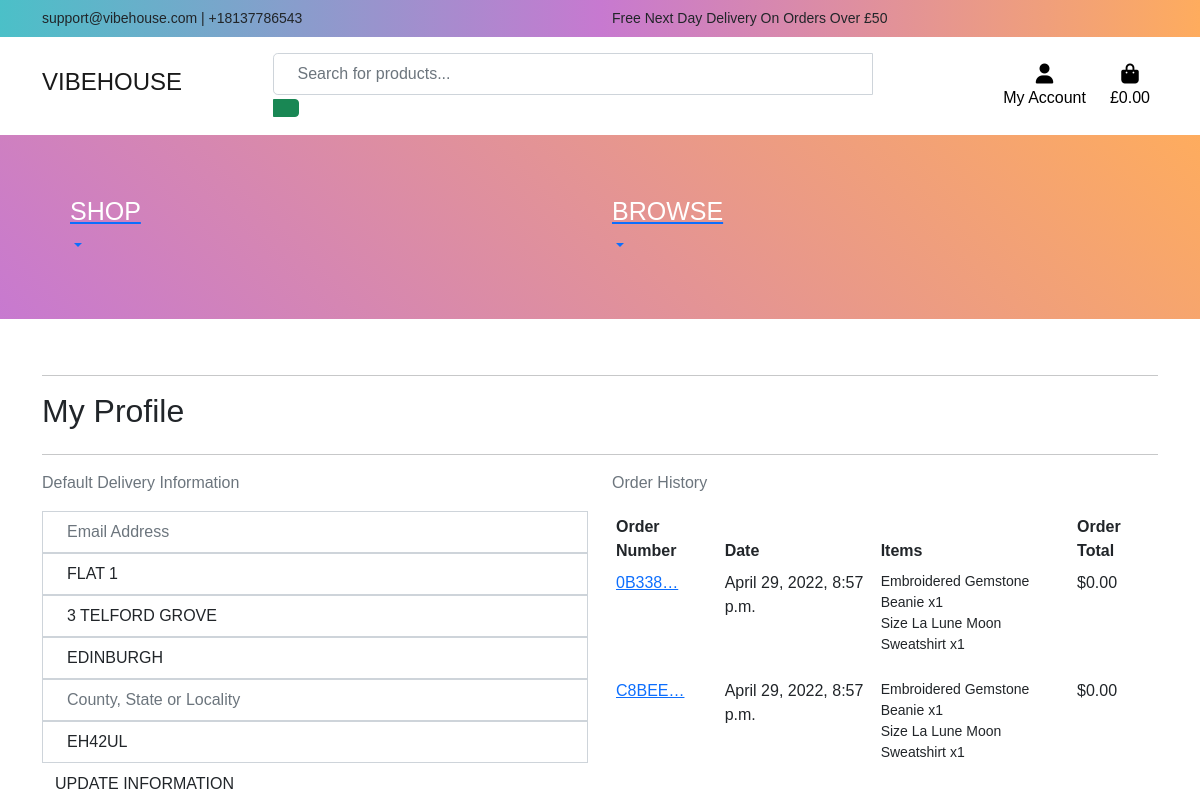
Before: /profile/ (signed in) with the older database file.
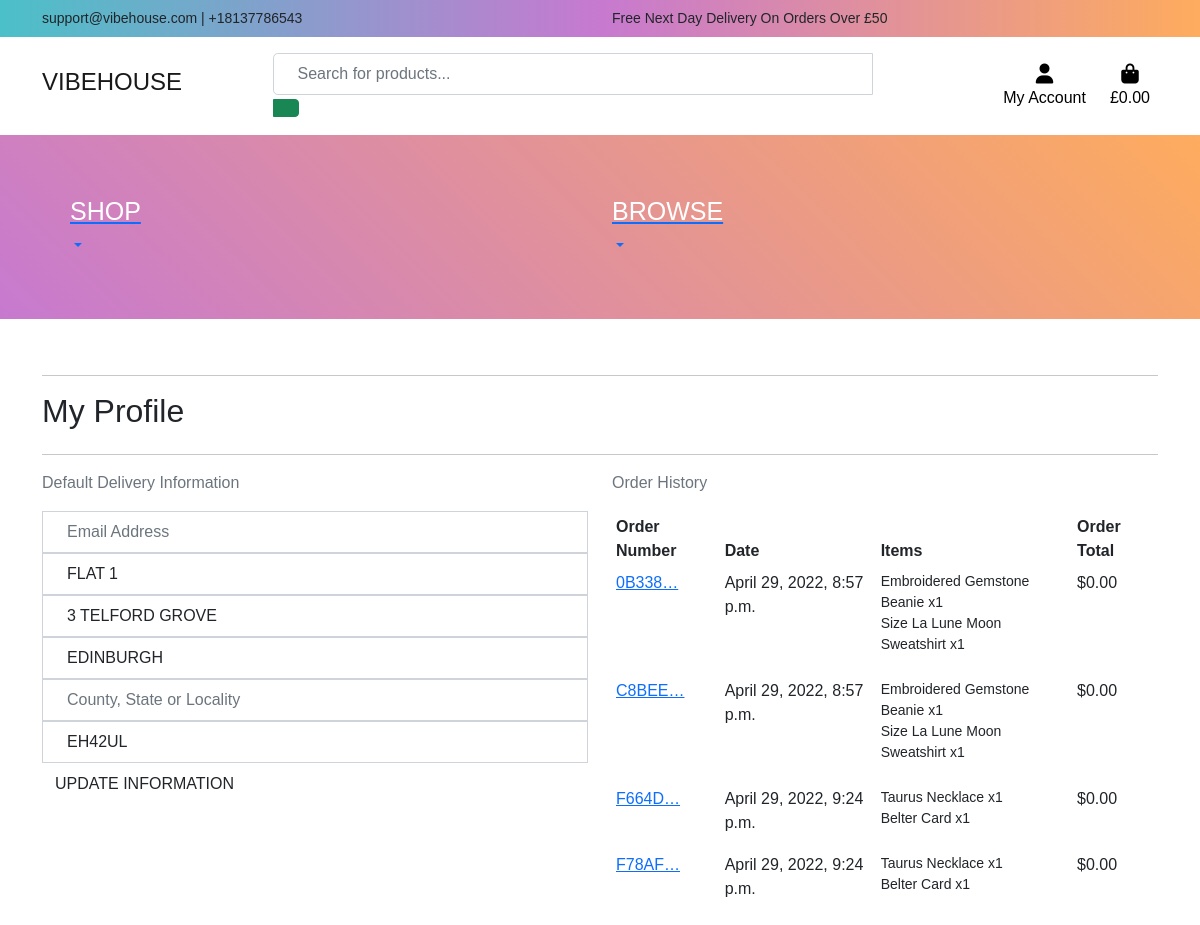
After: the same page with the newer database file.
### profiles/models.py (models this page shows, shortened)
class UserProfile(models.Model):
    user = models.OneToOneField(User, on_delete=models.CASCADE)
    default_email = models.CharField(max_length=20,
                                            null=True, blank=True)
    default_street_address1 = models.CharField(max_length=80,
                                               null=True, blank=True)
    default_street_address2 = models.CharField(max_length=80,
                                               null=True, blank=True)
    default_town_or_city = models.CharField(max_length=40,
                                            null=True, blank=True)
    default_county = models.CharField(max_length=80,
                                      null=True, blank=True)
    default_postcode = models.CharField(max_length=20,
                                        null=True, blank=True)

### checkout/models.py (models this page shows, shortened)
class Order(models.Model):
    order_number = models.CharField(max_length=32, null=False, editable=False)
    user_profile = models.ForeignKey(UserProfile, on_delete=models.SET_NULL,
                                     null=True, blank=True,
                                     related_name='orders')
    full_name = models.CharField(max_length=50, null=False, blank=False)
    email = models.EmailField(max_length=254, null=False, blank=False)
    postcode = models.CharField(max_length=20, null=True, blank=True)
    town_or_city = models.CharField(max_length=40, null=False, blank=False)
    street_address1 = models.CharField(max_length=80, null=False, blank=False)
    street_address2 = models.CharField(max_length=80, null=True, blank=True)
    date = models.DateTimeField(auto_now_add=True)
    delivery_cost = models.DecimalField(max_digits=6, decimal_places=2,
                                        null=False, default=0)
    order_total = models.DecimalField(max_digits=10, decimal_places=2,
                                      null=False, default=0)
    grand_total = models.DecimalField(max_digits=10, decimal_places=2,
                                      null=False, default=0)
    original_bag = models.TextField(null=False, blank=False, default='')
    stripe_pid = models.CharField(max_length=254, null=False, blank=False,
                                  default='')

class OrderLineItem(models.Model):
    order = models.ForeignKey(Order, null=False, blank=False,
                              on_delete=models.CASCADE,
                              related_name='lineitems')
    product = models.ForeignKey(Products, null=False, blank=False,
                                on_delete=models.CASCADE)
    product_size = models.CharField(max_length=2, null=True,
                                    blank=True)  # XS, S, M, L, XL
    quantity = models.IntegerField(null=False, blank=False, default=0)
    lineitem_total = models.DecimalField(max_digits=6, decimal_places=2,
                                         null=False, blank=False,
                                         editable=False)

### products/models.py (models this page shows, shortened)
class Products(models.Model):
    class Meta:
        verbose_name_plural = 'Products'
    category = models.ForeignKey('Category', null=True, blank=True, on_delete=models.SET_NULL)
    name = models.CharField(max_length=100, null=True, blank=True)
    description = models.CharField(max_length=300)
    price = models.DecimalField(max_digits=6, decimal_places=2)
    rating = models.DecimalField(max_digits=6, decimal_places=2, null=True, blank=True)
    image_url = models.URLField(max_length=1200, null=True, blank=True)
    image = models.ImageField(null=True, blank=True)
    sku = models.CharField(max_length=30, null=True, blank=True)
    collection = models.CharField(max_length=70, null=True, blank=True)
    has_sizes = models.BooleanField(default=False, null=True, blank=True)

### profiles/views.py (the view)
# urls.py: path('', views.profile, name='profile'),
@login_required
def profile(request):
    profile = get_object_or_404(UserProfile, user=request.user)
    if request.method == 'POST':
        form = UserProfileForm(request.POST, instance=profile)
        if form.is_valid():
            form.save()
            messages.success(request, 'Profile updated successfully')
        else:
            messages.error(request,
                           ('Update failed. Please ensure '
                            'the form is valid.'))
    else:
        form = UserProfileForm(instance=profile)
    orders = profile.orders.all()
    template = 'profiles/profile.html'
    context = {
        'form': form,
        'orders': orders,
        'on_profile_page': True
    }
    return render(request, template, context)

### bag/contexts.py (called while the page is built, shortened)
def bag_contents(request):
    bag_items = []
    total = 0
    product_count = 0
    bag = request.session.get('bag', {})
    if total < settings.FREE_DELIVERY_THRESHOLD:
        delivery = total * Decimal(settings.STANDARD_DELIVERY_PERCENT)
        free_delivery_increment = settings.FREE_DELIVERY_THRESHOLD - total
    else:
        delivery = 0
        free_delivery_increment = 0
    grand_total = delivery + total
    context = {
        'bag_items': bag_items,
        'total': total,
        'product_count': product_count,
        'delivery': delivery,
        'free_delivery_increment': free_delivery_increment,
        'free_delivery_threshold': settings.FREE_DELIVERY_THRESHOLD,
        'grand_total': grand_total,
    }
    return context

### profiles/templates/profiles/profile.html (shortened to what this page needs)
{% extends "base.html" %}
{% load static %}
{% block content %}
    <div class="container">
        <div class="row">
            <div class="col">
                <hr>
                <h2 class="logo-font mb-4">My Profile</h2>
                <hr>
            </div>
        </div>
        <div class="row">
            <div class="col-12 col-lg-6">
                <p class="text-muted">Default Delivery Information</p>
                <form class="mt-3" action="{% url 'profile' %}" method="POST" id="profile-update-form">
                    {{ form|crispy }}
                    <button class="btn btn-black rounded-0 text-uppercase float-right">Update Information</button>
                </form>
            </div>
            <div class="col-12 col-lg-6">
                <p class="text-muted">Order History</p>
                <div class="order-history table-responsive">
                    <table class="table table-sm table-borderless">
                        <thead>
                            <tr>
                                <th>Order Number</th>
                                <th>Date</th>
                                <th>Items</th>
                                <th>Order Total</th>
                            </tr>
                        </thead>
                        <tbody>
                            {% for order in orders %}
                                <tr>
                                    <td>
                                        <a href="{% url 'order_history' order.order_number %}"
                                        title="{{ order.order_number }}">
                                            {{ order.order_number|truncatechars:6 }}
                                        </a>
                                    </td>
                                    <td>{{ order.date }}</td>
                                    <td>
                                        <ul class="list-unstyled">
                                            {% for item in order.lineitems.all %}
                                                <li class="small">
                                                    {% if item.product.has_sizes %}
                                                        Size {{ item.product.size|upper }}
                                                    {% endif %}{{ item.product.name }} x{{ item.quantity }}
                                                </li>
                                            {% endfor %}
                                        </ul>
                                    </td>
                                    <td>${{ order.grand_total }}</td>
                                </tr>
                            {% endfor %}
                        </tbody>
                    </table>
                </div>
            </div>
        </div>
    </div>
{% endblock %}

### templates/base.html (shortened to what this page needs)
{% load static %}
<!doctype html>
<html lang="en">
  <head>
    {% block corecss %}
    <link href="https://cdn.jsdelivr.net/npm/bootstrap@5.1.3/dist/css/bootstrap.min.css" rel="stylesheet">
    <link rel="stylesheet" href="{% static 'css/base.css' %}">
    <link rel="stylesheet" href="https://cdnjs.cloudflare.com/ajax/libs/animate.css/3.5.2/animate.min.css">
    {% endblock %}
  </head>
  <body>
       {% include 'includes/header-and-nav.html' %}
    {% block content %}
    {% endblock %}
  </body>
</html>

### templates/includes/header-and-nav.html (shortened to what this page needs)
<div class="utility-nav d-md-block">
  <div class="container">
    <div class="row">
      <div class="col-12 col-md-6 sm-3">
        <p class="small"> support@vibehouse.com |  +18137786543
        </p>
      </div>
      <div class="col-12 col-md-6 text-right">
        <p class="small">Free Next Day Delivery On Orders Over £{{ free_delivery_threshold }}</p>
      </div>
    </div>
  </div>
</div>
<nav class="navbar navbar-expand-md navbar-light bg-light main-menu" style="box-shadow:none">
  <div class="container">
    <a href="{% url 'home' %}" class="navbar-brand" href="#">
      <h4 class="font-weight-bold">VIBEHOUSE</h4>
    </a>
    <div class="collapse navbar-collapse">
      <form class="form-inline my-2 my-lg-0 mx-auto" method="GET" action="{% url 'products' %}">
        <input class="form-control" type="search" name="q" placeholder="Search for products..." aria-label="Search">
        <button class="btn btn-success my-2 my-sm-0" type="submit"></button>
      </form>
      <ul class="navbar-nav">
        <li class="nav-item">
          <a class="btn btn-link" href="#"> <span class="badge badge-danger">3</span></a>
        </li>
        <li class="nav-item ml-md-3 list-inline-item dropdown">
            <a  class="text-black nav-link" href="#" id="user-options" data-toggle="dropdown" aria-haspopup="true" aria-expanded="false">
                <div class="text-center">
                    <div><i class="fas fa-user fa-lg"></i></div>
                    <p class="my-0">My Account</p>
                </div>
            </a>
        </li>
        <li class="nav-item ml-md-3 list-inline-item">
            <a class="{% if grand_total %}text-info font-weight-bold{% else %}text-black{% endif %} nav-link" href="{% url 'view_bag' %}">
                <div class="text-center">
                    <div><i class="fas fa-shopping-bag fa-lg"></i></div>
                    <p class="my-0">
                        {% if grand_total %}
                            £{{ grand_total|floatformat:2 }}
                        {% else %}
                            £0.00
                        {% endif %}
                    </p>
                </div>
            </a>
        </li>
      </ul>
    </div>
  </div>
</nav>
<div id="page_item_area">
  <div class="container">
<nav class="navbar navbar-expand-md navbar-light bg-ligh mega-menu">
  <div class=container>
    <div class="navbar-collapse product_dropdown" id="navbar">
  <li class="dropdown nav-item">
    <a href="#" class="dropdown-toggle" data-toggle="dropdown" role="button" aria-haspopup="true" aria-expanded="false"><h3>SHOP</h3></a>
  </li>
  </div>
  </div>
  <div class=container>
    <div class="navbar-collapse product_dropdown" id="navbar">
  <li class="dropdown nav-item">
    <a href="#" class="dropdown-toggle" data-toggle="dropdown" role="button" aria-haspopup="true" aria-expanded="false"><h3>BROWSE</h3></a>
  </li>
  </div>
  </div>
  </nav>
  </div>
</div>

### static/css/base.css (style rules this page uses)
* { -webkit-box-sizing: border-box; -moz-box-sizing: border-box; -o-box-sizing: border-box; box-sizing: border-box; font-family: sans-serif; margin: 0; padding: 0; }
.form-control { height: calc(2.5rem + 2px); padding: 0.5rem 1.5rem; font-size: 1rem; line-height: 1.5; border-radius: 0.3rem; }
.btn { font-size: 1rem; padding: 0.5rem 0.75rem; font-size: 1rem; line-height: 1.5; border-radius: 0.25rem; }
.form-inline .form-control { border-top-right-radius: 0; border-bottom-right-radius: 0; }
.form-inline .btn { border-top-left-radius: 0; border-bottom-left-radius: 0; }
@media (min-width: 768px) { .form-inline .form-control { width: 210px; } }
@media (min-width: 992px) { .form-inline .form-control { width: 440px; } }
@media (min-width: 1200px) { .form-inline .form-control { width: 600px; } }
.navbar { padding: 1rem; }
.main-menu { position: relative; z-index: 3; }
.navbar.bg-light { background: #fff !important; box-shadow: 0px 2px 15px 0px rgba(0, 0, 0, 0.1); }
.utility-nav { background: #FEAC5E; background: -webkit-linear-gradient(to right, #4BC0C8, #C779D0, #FEAC5E); background: linear-gradient(to right, #4BC0C8, #C779D0, #FEAC5E); padding: 0.5rem 1rem; }
.utility-nav p { margin-bottom: 0; }
#page_item_area { padding: 45px 0; margin-bottom: 40px; background: linear-gradient(45deg, #C779D0 0%,#FEAC5E 100%); }
#page_item_area h3 { font-size: 25px; color: #fff; }
.product_dropdown { list-style: none; text-decoration: none; }

Changed rows visible on the page:
added Order: order_number "F664D…", date "April 29, 2022, 9:24 p.m.", grand_total "0.00"
added OrderLineItem: product.name "Taurus Necklace", quantity "1", shown under "F664D…"
added OrderLineItem: product.name "Belter Card", quantity "1", shown under "F664D…"
added Order: order_number "F78AF…", date "April 29, 2022, 9:24 p.m.", grand_total "0.00"
added OrderLineItem: product.name "Taurus Necklace", quantity "1", shown under "F78AF…"
added OrderLineItem: product.name "Belter Card", quantity "1", shown under "F78AF…"
